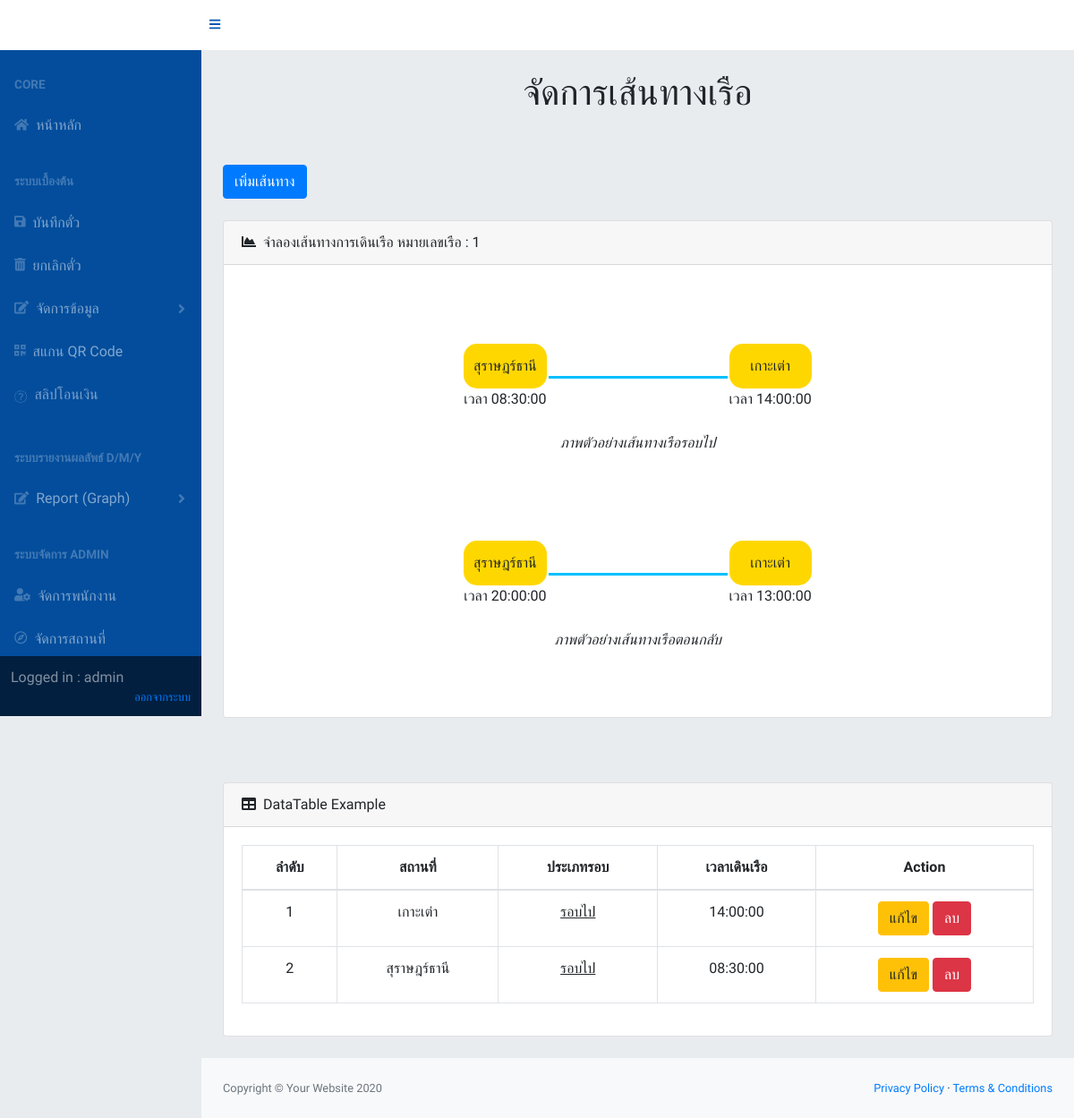
/boatSchedule.php?btnBoat=1 (signed in), run on an earlier commit of the app's database.
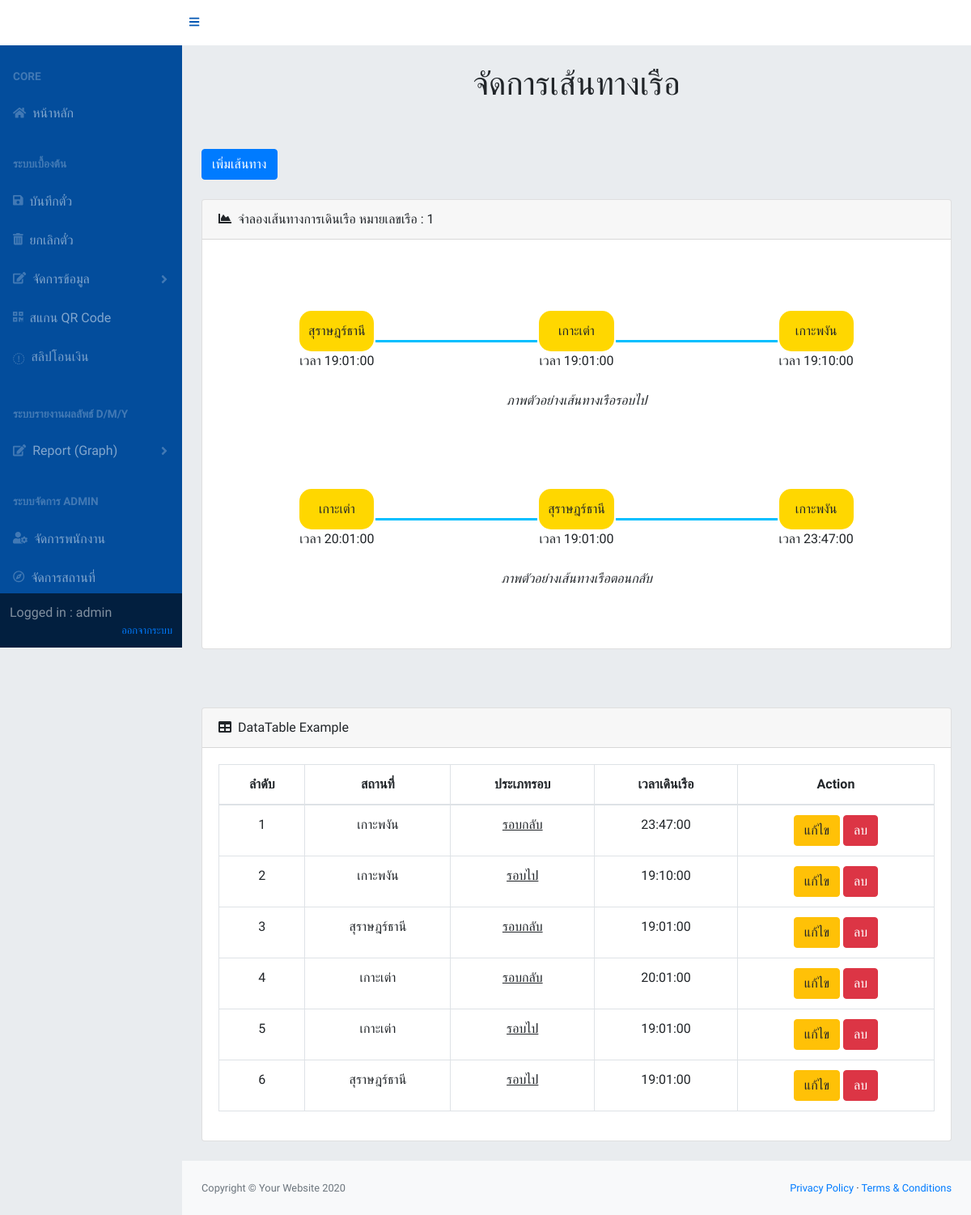
And on a later commit of the database.
### tables this page shows
CREATE TABLE `boat_schedule` (
  `boat_schedule_id` int(6) NOT NULL,
  `location_id` int(3) NOT NULL,
  `boat_number` int(6) NOT NULL,
  `start_time` time DEFAULT NULL,
  `return_time` time DEFAULT NULL
);

CREATE TABLE `location` (
  `location_id` int(3) NOT NULL,
  `location_name` varchar(20) NOT NULL
);

### controller/database.php (called while the page is built, shortened)
<?php
class Database
{
    private $pdo;
    public function __construct($host, $dbname, $username, $password)
    {
        try {
            $this->pdo = new PDO('mysql:host=' . $host . ';dbname=' . $dbname . ';charset=utf8', $username, $password);
        } catch (PDOException $e) {
            echo $e->getMessage();
        }
    }
    public function select($show)
    {
        try{
            $stmt = $this->pdo->prepare($show);
            $stmt->execute();
            $data = $stmt->fetchAll();
            return $data;
        }catch(PDOException $e){
            return $e->getMessage();
        }
    }
}

### boatSchedule.php (the view, shortened to what this page needs)
<?php
require 'controller/database.php';
$boatNumber = $_GET['btnBoat'];
$database = new database(IP, DBNAME, USER, PASS);
require 'header.php';
?>
<?php
require 'navbar.php';
?>
<div id="layoutSidenav_content">
    <main>
        <div class="container-fluid">
            <h1 class="mt-4">
                <center>จัดการเส้นทางเรือ</center>
            </h1>
            <br><br>
            <button class="btn btn-primary" onclick="getModalAddBoatSchedule('<?php echo $boatNumber ?>')">เพิ่มเส้นทาง</button>
            <br><br>
            <div class="card mb-4">
                <div class="card-header">
                    <i class="fas fa-chart-area mr-1"></i>
                    จำลองเส้นทางการเดินเรือ หมายเลขเรือ : <?php echo $boatNumber ?>
                </div>
                <div class="card-body" style="overflow: auto;margin:30px"><canvas id="myAreaChart" width="100%" height="30"></canvas>
                    <center>
                        <table border="0" id='tableScheduleStart'>
                            <?php
                            try {
                                $boatSchedule = $database->select('SELECT * from boat_schedule join location on location.location_id = boat_schedule.location_id
                                where boat_number = ' . $boatNumber . ' AND start_time is not null order by boat_schedule_id asc');
                            } catch (Exception $err) {
                                echo "<script>alert('เกิดข้อผิดพลาด')</script>";
                            }
                            echo "<tr>";
                            for ($i = 0; $i < count($boatSchedule); $i++) {
                                if ($i > 0) {
                                    echo "<td>
                                    <hr width='200px'>
                                </td>";
                                }
                                echo "<td><div id='contrainerBox'>
                                <div id='contend'>" . $boatSchedule[$i]['location_name'] . "</div>
                                <div>เวลา " . $boatSchedule[$i]['start_time'] . "</div>
                            </div></td>";
                            }
                            echo  "</tr>";
                            $boatSchedule = null;
                            ?>
                        </table>
                        <br>
                        <i>ภาพตัวอย่างเส้นทางเรือรอบไป</i>
                        <br> <br><br><br><br>
                        <table border="0" id='tableScheduleReturn'>
                            <?php
                            try {
                                $boatSchedule = $database->select('SELECT * from boat_schedule join location on location.location_id = boat_schedule.location_id
                                    where boat_number = ' . $boatNumber . ' AND return_time is not null order by boat_schedule_id asc');
                            } catch (Exception $err) {
                                echo "<script>alert('เกิดข้อผิดพลาด')</script>";
                            }
                            echo "<tr>";
                            for ($i = 0; $i < count($boatSchedule); $i++) {
                                if ($i > 0) {
                                    echo "<td>
                                        <hr width='200px'>
                                    </td>";
                                }
                                echo "<td><div id='contrainerBox'>
                                    <div id='contend'>" . $boatSchedule[$i]['location_name'] . "</div>
                                    <div>เวลา " . $boatSchedule[$i]['return_time'] . "</div>
                                </div></td>";
                            }
                            echo  "</tr>";
                            ?>
                        </table>
                        <br>
                        <i>ภาพตัวอย่างเส้นทางเรือตอนกลับ</i>
                    </center>
                    <br>
                </div>
            </div>
            <br><br>
            <div class="card mb-4">
                <div class="card-header">
                    <i class="fas fa-table mr-1"></i>
                    DataTable Example
                </div>
                <div class="card-body">
                    <div class="table-responsive">
                        <table class="table table-bordered" style="text-align: center;" id="dataTable-employee" width="100%" cellspacing="0">
                            <thead>
                                <tr>
                                    <th>ลำดับ</th>
                                    <th>สถานที่</th>
                                    <th>ประเภทรอบ</th>
                                    <th>เวลาเดินเรือ</th>
                                    <th>Action</th>
                                </tr>
                            </thead>
                            <tbody id="table-ticket-edit">
                                <?php
                                $boatSchedule = $database->select('SELECT * from boat_schedule join location on location.location_id = boat_schedule.location_id
                                where boat_number = ' . $boatNumber . ' order by boat_schedule_id desc');
                                for ($i = 0; $i < count($boatSchedule); $i++) {
                                    if ($boatSchedule[$i]['start_time'] != null) {
                                        $aroundType = 'รอบไป';
                                        $time = $boatSchedule[$i]['start_time'];
                                    } else {
                                        $aroundType = 'รอบกลับ';
                                        $time = $boatSchedule[$i]['return_time'];
                                    }
                                    echo "<tr>";
                                    echo "<td>" . ($i + 1) . "</td>";
                                    echo "<td>" . $boatSchedule[$i]['location_name'] . "</td>";
                                    echo "<td><u>" . $aroundType . "</u></td>";
                                    echo "<td>" . $time . "</td>";
                                    echo "<td><button onclick='getModalEditBoatSchedule(" . $boatSchedule[$i]['boat_schedule_id'] . ")' class='btn btn-warning'>แก้ไข</button> "
                                        . "<button onclick='setDelectBoatSchedule(" . $boatSchedule[$i]['boat_schedule_id'] . ")' class='btn btn-danger'>ลบ</button></td> ";
                                }
                                ?>
                            </tbody>
                        </table>
                    </div>
                </div>
            </div>
    </main>
    <?php
    require 'footer.php';
    ?>

### header.php (shortened to what this page needs)
<!DOCTYPE html>
<html lang="en">
<head>
    <link href="css/styles.css" rel="stylesheet" />
    <link rel="stylesheet" href="http://cdn.datatables.net/1.10.22/css/jquery.dataTables.min.css">

### navbar.php (shortened to what this page needs)
<body class="sb-nav-fixed">
    <nav class="sb-topnav navbar navbar-expand navbar-dark bg-dark">
        <a class="navbar-brand" href="index.html">
            <center><?php echo $_SESSION["statusName"]; ?><br> SANDEMANEETPUP</center>
        </a>
        <button class="btn btn-link btn-sm order-1 order-lg-0" id="sidebarToggle" href="#"><i class="fas fa-bars"></i></button>
    </nav>
    <div id="layoutSidenav">
        <div id="layoutSidenav_nav">
            <nav class="sb-sidenav accordion sb-sidenav-dark" id="sidenavAccordion">
                <div class="sb-sidenav-menu">
                    <div class="nav">
                        <div class="sb-sidenav-menu-heading">Core</div>
                        <a class="nav-link" href="home.php">
                            <div class="sb-nav-link-icon"><i class="fas fa-home"></i></div>
                            หน้าหลัก
                        </a>
                        <div class="sb-sidenav-menu-heading">ระบบเบื้องต้น</div>
                        <a class="nav-link collapsed" href="save.php">
                            <div class="sb-nav-link-icon"><i class="fas fa-save"></i></div>
                            บันทึกตั๋ว
                        </a>
                        <a class="nav-link collapsed" href="cancel.php">
                            <div class="sb-nav-link-icon"><i class="fas fa-trash-alt"></i></div>
                            ยกเลิกตั๋ว
                        </a>
                        <a class="nav-link collapsed" href="#" data-toggle="collapse" data-target="#collapseLayouts" aria-expanded="false" aria-controls="collapseLayouts">
                            <div class="sb-nav-link-icon"><i class="fas fa-edit"></i></div>
                            จัดการข้อมูล
                            <div class="sb-sidenav-collapse-arrow"><i class="fas fa-angle-down"></i></div>
                        </a>
                        <a class="nav-link collapsed" href="scanQRCode.php">
                            <div class="sb-nav-link-icon"><i class="fas fa-qrcode"></i></div>
                            สแกน QR Code
                        </a>
                        <a class="nav-link collapsed" href="validatedSlip.php">
                            <div class="sb-nav-link-icon"><i class="fas fa-dlist"></i></div>
                            <label id="count-slip-navbar">สลิปโอนเงิน&nbsp;</label>
                        </a>
                        <div class="sb-sidenav-menu-heading">ระบบรายงานผลลัพธ์  D/M/Y</div>
                        <a class="nav-link collapsed" href="#" data-toggle="collapse" data-target="#collapseLayouts1" aria-expanded="false" aria-controls="collapseLayouts">
                            <div class="sb-nav-link-icon"><i class="fas fa-edit"></i></div>
                            Report (Graph)
                            <div class="sb-sidenav-collapse-arrow"><i class="fas fa-angle-down"></i></div>
                        </a>
                        <div class="sb-sidenav-menu-heading">ระบบจัดการ Admin</div>
                        <a class="nav-link" href="employee.php">
                            <div class="sb-nav-link-icon"><i class="fas fa-user-cog"></i></div>
                            จัดการพนักงาน
                        </a>
                        <a class="nav-link" href="location.php">
                            <div class="sb-nav-link-icon"><i class="far fa-compass"></i></div>
                            จัดการสถานที่
                        </a>
                    </div>
                </div>
                <div class="sb-sidenav-footer">
                    <div class="">Logged in : <?php echo $_SESSION["username"]; ?></div>
                    <div class='small' style="text-align:right"><a href="logout.php">ออกจากระบบ</a></div>
                </div>
            </nav>
        </div>

### footer.php (shortened to what this page needs)
<footer class="py-4 bg-light mt-auto">
    <div class="container-fluid">
        <div class="d-flex align-items-center justify-content-between small">
            <div class="text-muted">Copyright &copy; Your Website 2020</div>
            <div>
                <a href="#">Privacy Policy</a>
                &middot;
                <a href="#">Terms &amp; Conditions</a>
            </div>
        </div>
    </div>
</footer>
</div>
</div>
</body>

### boatSchedule.php (style rules this page uses)
hr { border-top: 3px solid #00BFFF; }
#contrainerBox { display: table-cell; text-align: center; vertical-align: middle; border-radius: 5px; width: auto; height: 60px; }
#contend { border-radius: 15px; background-color: #FFD700; height: 50px; align-items: center; display: flex; justify-content: center; }

What changed in the data, as far as the page shows it:
removed boat_schedule: location.location_name "สุราษฎร์ธานี", start_time "08:30:00", return_time "20:00:00", start_time "รอบไป"
removed boat_schedule: location.location_name "เกาะเต่า", start_time "14:00:00", return_time "13:00:00", start_time "รอบไป"
added boat_schedule: location.location_name "สุราษฎร์ธานี", start_time "19:01:00", start_time "รอบไป"
added boat_schedule: location.location_name "เกาะเต่า", start_time "19:01:00", start_time "รอบไป"
added boat_schedule: location.location_name "เกาะพงัน", start_time "19:10:00", start_time "รอบไป"
added boat_schedule: location.location_name "เกาะเต่า", return_time "20:01:00", start_time "รอบกลับ"
added boat_schedule: location.location_name "สุราษฎร์ธานี", return_time "19:01:00", start_time "รอบกลับ"
added boat_schedule: location.location_name "เกาะพงัน", return_time "23:47:00", start_time "รอบกลับ"
